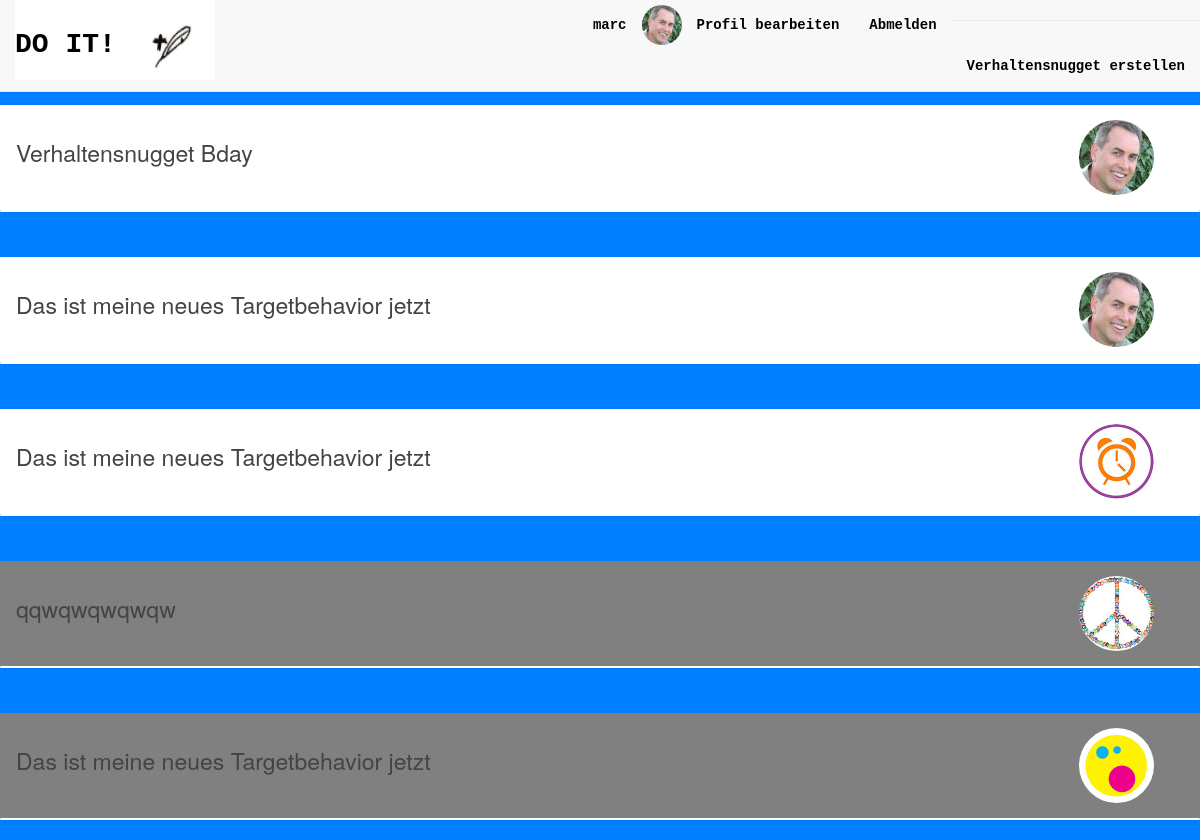
The app's page / (signed in), older data.
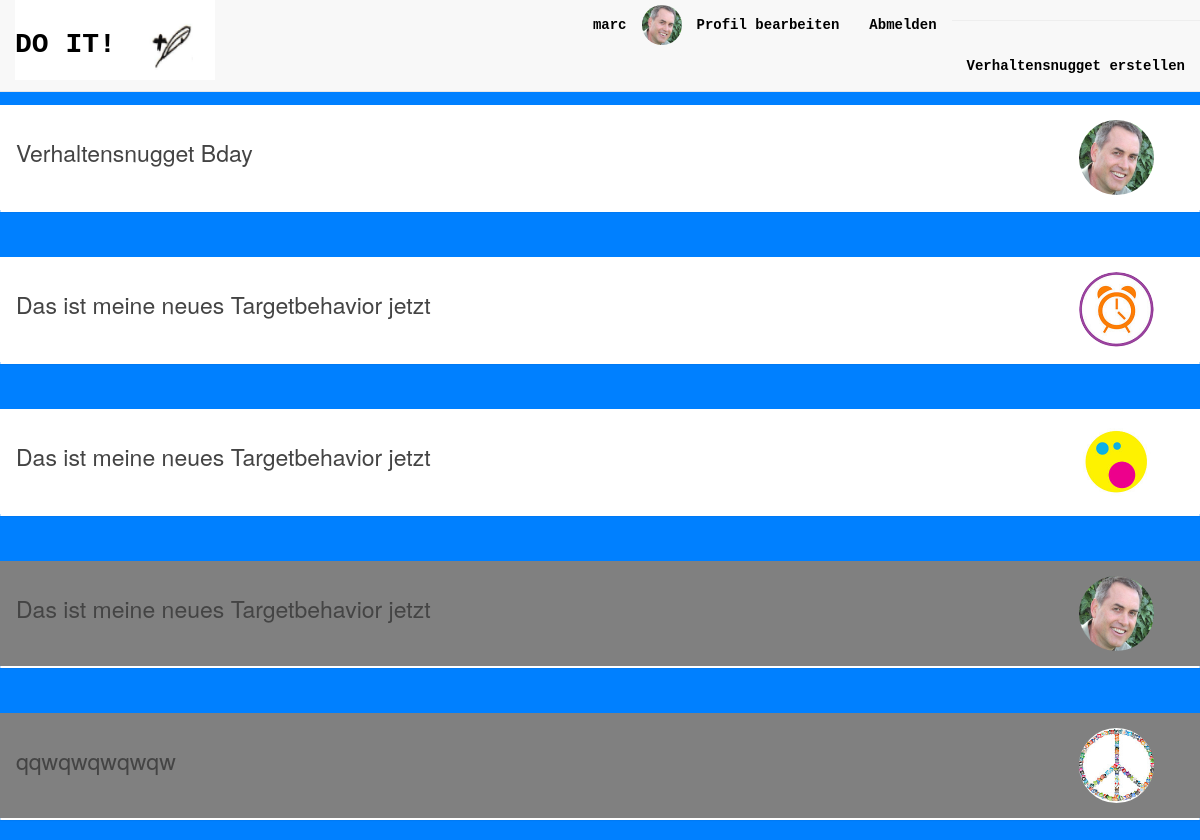
The same page, newer data.
### accounts/models.py (models this page shows, shortened)
class UserProfile(models.Model):
    user = models.OneToOneField(User)
    city = models.CharField(max_length=100, default='')
    website = models.URLField(default='')
    phone = models.IntegerField(default=0)
    image = models.ImageField(upload_to='profile_image', blank=True)
    def image_url(self):
        if self.image and hasattr(self.image, 'url'):
            return self.image.url
        else:
            return '/media/profile_image/dummy_avatar.jpg'

### habits/models.py (models this page shows, shortened)
class Habit(models.Model):
    TRIGGER_OPTION_1 = 'Wenn ich...'
    TRIGGER_OPTION_2 = 'Bevor ich...'
    TRIGGER_OPTION_3 = 'Immer wenn ich...'
    TRIGGER_OPTION_4 = 'Jedes Mal wenn ich...'
    TRIGGER_OPTION_5 = 'Nachdem ich...'
    TRIGGER_CHOICES = (
        (TRIGGER_OPTION_1, TRIGGER_OPTION_1),
        (TRIGGER_OPTION_2, TRIGGER_OPTION_2),
        (TRIGGER_OPTION_3, TRIGGER_OPTION_3),
        (TRIGGER_OPTION_4, TRIGGER_OPTION_4),
        (TRIGGER_OPTION_5, TRIGGER_OPTION_5),
    )
    priority = models.IntegerField(default=1)
    title = models.CharField(max_length=200)
    trigger = models.CharField(max_length=15, choices=TRIGGER_CHOICES, default=TRIGGER_OPTION_5)
    existingroutine = models.ForeignKey(
        'Existingroutine',
        on_delete=models.SET_NULL,
        blank=True,
        null = True,
    )
    targetbehavior = models.ForeignKey(
        'Targetbehavior',
        on_delete=models.SET_NULL,
        blank=True,
        null = True,
    )
    image = models.ImageField(upload_to='habit_image', blank=True)
    created_by = models.ForeignKey(UserProfile, on_delete=models.SET_NULL, null=True, blank=True)
    STATUS_CHOICES = ((True, 'active'), (False, 'inactive'))
    is_active = models.BooleanField(choices=STATUS_CHOICES, default=True)
    created_at = models.DateTimeField(default=datetime.datetime.now, blank=True)
    triggered_at_time = models.TimeField(blank=True, null=True)
    triggered_at_date = models.DateField(blank=True, null=True)
    def __str__(self):
        habitpresentation = self.title # '\on ' + self.trigger + '\n ' + str(self.existingroutine) + '\n ' + str(self.targetbehavior)
        return habitpresentation
    def image_url(self):
        if self.image and hasattr(self.image, 'url'):
            return self.image.url
        else:
            return None;

### habits/views.py (the view, shortened to what this page needs)
# urls.py: url(r'^$', habits_views.HabitListView.as_view(), name='display_habits'),
class HabitListView(ListView):
    model = Habit
    context_object_name = 'habits'   # your own name for the list as a template variable
    template_name = 'habits/display_habits.html'  # Specify your own template name/location
    def get_queryset(self):
        print('get_queryset_HabitListView')
        queryset = Habit.objects.filter(created_by=self.request.user.id)
        print(queryset)
        return queryset

### habits/models.py (called while the page is built)
    def __str__(self):
        return self.name

    def __str__(self):
        return self.name

### habits/templates/habits/display_habits.html (shortened to what this page needs)
{% extends 'base.html' %}
{% block head %}
  {% load staticfiles %}
  <link rel="stylesheet" type="text/css" href="{% static 'habits/css/style.css' %}" />
  <link rel="stylesheet" type="text/css" href="{% static 'habits/css/font-awesome.min.css' %}" />
{% endblock %}
{% block body %}
<div id="section-container">
  {% if habits %}
  <ul class="sort">
    {% for habit in habits|dictsort:"priority" %}
    <li id="habit_{{habit.id}}" class="custom-list-item {% if habit.is_active %}  {% else %} non-sortable {% endif %}">
      <button draggable=true id="accordion_{{habit.id}}" class="accordion {% if habit.is_active %} custom-accordion {% else %} custom-accordion-inactive {% endif %}">
        <div class="media">
          <div class="media-body">
            <h4 id="h4-habit-title_{{habit.id}}" class="media-heading custom-media-heading">{{habit.title}}</h4>
          </div>
          <div class="media-right media-middle">
            {% if habit.image_url %}
            <img id="overview-image" class="media-object" src="{{habit.image_url}}" width=75 height=75>
            {% endif %}
          </div>
        </div>
      </button>
      <div id="panel_{{habit.id}}"class="panel">
        <br>
        <br>
        <br>
      </div>
    </li>
    {% endfor %}
  </ul>
  {% else %}
  <div class="container">
    <h3 style="margin-top: 100px; text-align:center;">Es sind noch keine Verhaltensnuggets erstellt worden.</h3>
  </div>
  {% endif %}
</div>
{% endblock %}

### accounts/templates/base.html (shortened to what this page needs)
<html>
  <head>
    {% load staticfiles %}
    <link rel="stylesheet" type="text/css"  href="{% static 'css/bootstrap/bootstrap.css' %}" />
    <link rel="stylesheet" type="text/css"  href="{% static 'css/style_base.css' %}" />
    {% block head %}
    {% endblock %}
  </head>
  <body>
    {% block navbar %}
    <br>
    <br>
    <br>
    <div class="container">
      <nav class="navbar navbar-default navbar-fixed-top">
      <div class="container-fluid">
        <div class="navbar-header">
          <a class="navbar-brand custom-navbar-brand" href="{% url 'display_habits'%}"> DO IT!</a>
          {% if user.is_authenticated %}
            {% block button_right_corner %}
              <a id="quill_icon" class="btn btn-default" href="{% url 'display_habitToCreate' %}"> <img src="/media/icons/icon_quill.png" width=50 height=50 /> </a>
            {% endblock %}
          {% endif %}
        </div>
        <div id="navbar" class="navbar-collapse collapse">
          {% if user.is_authenticated %}
          <ul class="nav navbar-nav navbar-right">
            <li style="display:-webkit-box">
              <a href="{% url 'view_profile' %}">{{ user }}</a>
              <img src="{{ user.userprofile.image_url }}" class="avatar img-responsive">
            </li>
            <li>
              <a href="{% url 'edit_profile' %}">Profil bearbeiten</a>
            </li>
            <li>
              <a href="{% url 'logout' %}">Abmelden</a>
            </li>
            <li>
              <hr>
              <a href="{% url 'display_habitToCreate' %}">Verhaltensnugget erstellen</a>
            </li>
          </ul>
          {% else %}
          <ul class="nav navbar-nav navbar-right">
            <li><a href="{% url 'login' %}">Anmelden</a></li>
            <li><a href="{% url 'registration' %}">Registrieren</a></li>
          </ul>
          {% endif %}
        </div>
      </div>
      </nav>
    </div>
    {% endblock %}
    {% block body %}{% endblock %}
  </body>
</html>

### accounts/static/css/style_base.css (style rules this page uses)
#quill_icon { float: right; margin: 14px 10px 0px 0px; border: none; }
.avatar { padding-top: 5px; padding-bottom: 5px; width: 40px; height: 50px; border-radius: 50%; -webkit-border-radius: 50%; -moz-border-radius: 50%; }
a { font-weight: bold; font-family: monospace; color: black; }
.navbar-header { background-color: white; min-height: 80px; }
.navbar-default .navbar-brand { color: black; }
.custom-navbar-brand { font-weight: bold; font-family: monospace; font-size: 28px; display: block; margin: 20px 0px 0px 50px; }
.navbar-default .navbar-nav>li>a { color: black; }

### habits/static/habits/css/style.css (style rules this page uses)
.custom-accordion { background-color: white; color: #444; cursor: pointer; width: 100%; height: 105px; border: none; text-align: left; outline: none; font-size: 22px; transition: 0.4s; }
.custom-accordion-inactive { background-color: grey; color: #444; cursor: pointer; width: 100%; height: 105px; border: none; text-align: left; outline: none; font-size: 22px; transition: 0.4s; }
div.panel { padding: 0 18px; padding-left: 30px; background-color: white; max-height: 0; overflow: hidden; transition: max-height 0.2s ease-out; }
body { background-color: #0080FF; }
.custom-list-item { margin-top: 45px; }
.custom-media-heading { font-size: 23px; margin-top: 20px; margin-left: 10px; }
#overview-image { margin-right: 40px; border-radius: 100%; }
.sort { list-style-type: none; -webkit-padding-start: 0px; margin-top: 31px; }

Row changes from the older to the newer data that the page shows:
shown differently, row unchanged: Habit (number 2 of 5 on the later page): moves up the list
changed Habit (number 3 of 5 on the later page): is_active False → True (drawn); moves up the list
changed Habit (number 4 of 5 on the later page): is_active True → False (drawn)
